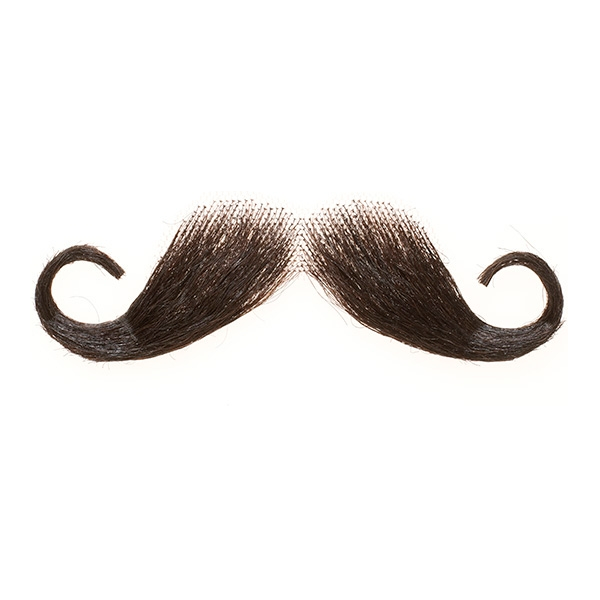
#> input picture HW03/mustache.png, 600 x 600 px
$ jupyter execute 410621314_homework3.ipynb   (text cells are left out)
#> lines starting #> are read from the running program, lines starting #| are printed output that depends on the picture; after the words box and inside, x2 and y2 are one past the last pixel; in counts of white or black regions, pixels touching at a corner belong together
[cell 1]
#practice 10

import cv2
import numpy as np

face_cascade = cv2.CascadeClassifier("haarcascade_frontalface_default.xml")
mouth_cascade = cv2.CascadeClassifier('haarcascade_mcs_mouth.xml')

cap = cv2.VideoCapture(0)
ds_factor = 0.5

mustache = cv2.imread("mustache.png",cv2.IMREAD_UNCHANGED)
#> mustache is the input picture: shape (600, 600, 4); mean B, G, R, A 231.4, 232.9, 235.1, 29.3
b,g,r,alpha = cv2.split(mustache)
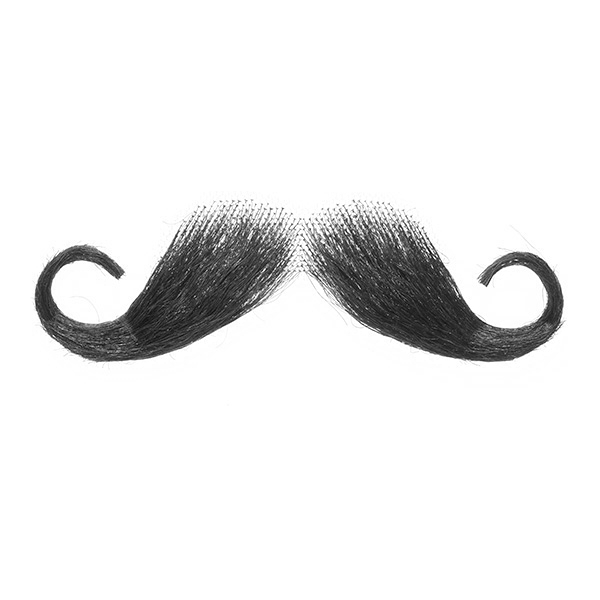
#> r: shape (600, 600); min 4, max 255, mean 235.1
lay = cv2.merge([b,g,r])
lay = lay.astype(float)
alpha = cv2.normalize(alpha, None, 0, 1, cv2.NORM_MINMAX)
#> alpha: shape (600, 600); values 0 (black) and 1 (white), 11.5% white; 64 white regions (63 under 20 px), largest, box (x1, y1, x2, y2) and area: (34, 203, 565, 363) 41059
alpha3 = cv2.merge([alpha,alpha,alpha])
fore = alpha3*lay
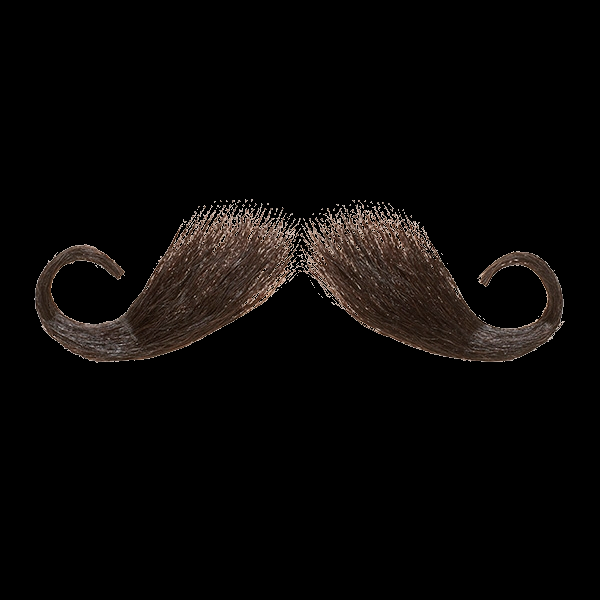
#> fore: shape (600, 600, 3) float64; mean of channels 0, 1, 2 6.5, 7.6, 9.7; drawn as B, G, R

hat = cv2.imread("hat.png",cv2.IMREAD_UNCHANGED)
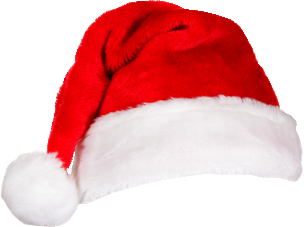
#> input picture HW03/hat.png, 304 x 227 px
#> hat is the input picture: shape (227, 304, 4); mean B, G, R, A 177.6, 176.1, 235.3, 149.3
b,g,r,alpha = cv2.split(hat)
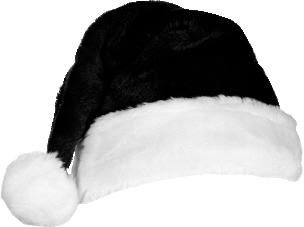
#> b: shape (227, 304); min 0, max 255, mean 177.6
#> g: shape (227, 304)
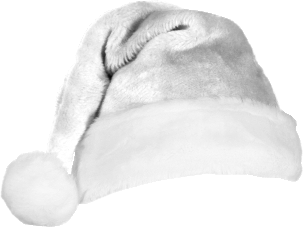
#> r: shape (227, 304); min 9, max 255, mean 235.3
#> alpha: shape (227, 304)
lay = cv2.merge([b,g,r])
#> lay: shape (227, 304, 3)
lay = lay.astype(float)
alpha = cv2.normalize(alpha, None, 0, 1, cv2.NORM_MINMAX)
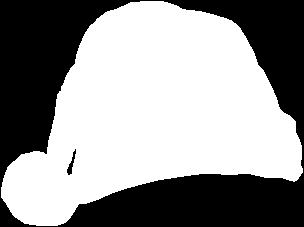
#> alpha: shape (227, 304); values 0 (black) and 1 (white), 58.6% white; 2 black regions, box (x1, y1, x2, y2) and area: (0, 0, 304, 227) 28520, (67, 149, 76, 175) 81
alpha3D = cv2.merge([alpha,alpha,alpha])
fore2 = alpha3D*lay
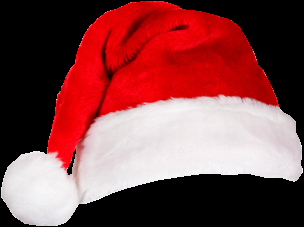
#> fore2: shape (227, 304, 3) float64; mean of channels 0, 1, 2 72.5, 71, 129.7; drawn as B, G, R

while True:
    ret, frame = cap.read()
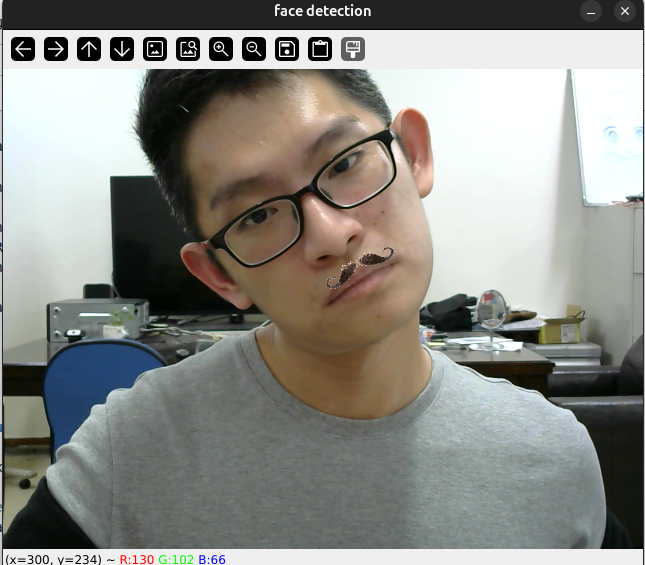
#> input picture HW03/rotate_withouthat.png, 645 x 565 px, given in place of the camera
#> frame is the input picture: shape (565, 645, 3); mean B, G, R 133.1, 138.8, 138.8
    frame = cv2.resize(frame, None, fx=ds_factor, fy=ds_factor, interpolation=cv2.INTER_AREA)
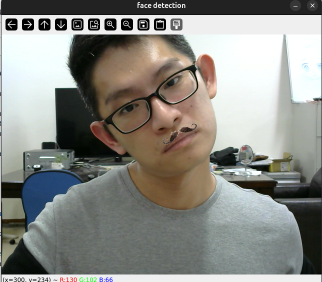
#> frame: shape (282, 322, 3); mean B, G, R 133, 138.6, 138.6
    gray = cv2.cvtColor(frame, cv2.COLOR_BGR2GRAY)
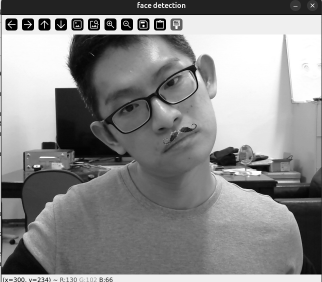
#> gray: shape (282, 322); min 0, max 255, mean 138
    '''
    face_rects = face_cascade.detectMultiScale(gray, scaleFactor=1.1, minNeighbors=9)
    for (x,y,w,h) in face_rects:
        cv2.rectangle(frame, (x,y), (x+w,y+h), (0,255,0), 3)
    '''
    mouth_rects = mouth_cascade.detectMultiScale(gray, scaleFactor=1.5, minNeighbors=25)
#> mouth_rects = ()
    for (x,y,w,h) in mouth_rects:
        y = int(y - 0.15*h)
        #cv2.rectangle(frame, (x,y), (x+w,y+h), (0,255,0), 3)
        a = x
        b = y - 8
        fore_must = cv2.resize(fore,(w,h))
        alpha3 = cv2.resize(alpha3,(w,h))
        frame[b:b+h,a:a+w] = frame[b:b+h,a:a+w] * (np.ones((h, w, 3), np.uint8) - alpha3)
        blending = frame[b:b+h,a:a+w] + fore_must
        frame[b:b+h,a:a+w] = blending
        '''
        frame[y:y+h,x:x+w] = cv2.add(frame[y:y+h,x:x+w], scr1)
        '''
        break
#> this loop made 0 passes
    head_rects = face_cascade.detectMultiScale(gray, scaleFactor=1.05, minNeighbors=40)
#> head_rects = ()
    for(x,y,w,h) in head_rects:
        y = int(y - 0.15*h)
        #cv2.rectangle(frame, (x,y), (x+w,y+h), (0,255,0), 3)
        a = x - 10
        b = y - 50
        fore_hat = cv2.resize(fore2,(w,h))
        alpha3D = cv2.resize(alpha3D,(w,h))
        frame[b:b+h,a:a+w] = frame[b:b+h,a:a+w] * (np.ones((h, w, 3), np.uint8) - alpha3D)
        blending = frame[b:b+h,a:a+w] + fore_hat
        frame[b:b+h,a:a+w] = blending
        break
    cv2.imshow('Face Detector', frame)
    c = cv2.waitKey(1)
#> (key Esc is pressed here)
    if c == 27:
        break
cap.release()
cv2.destroyAllWindows()
